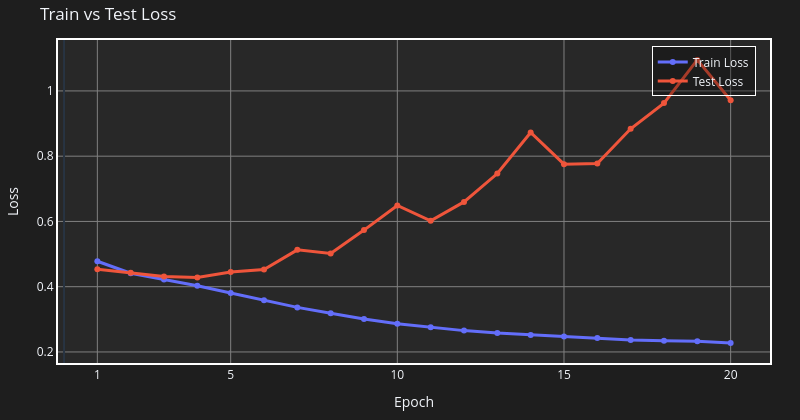
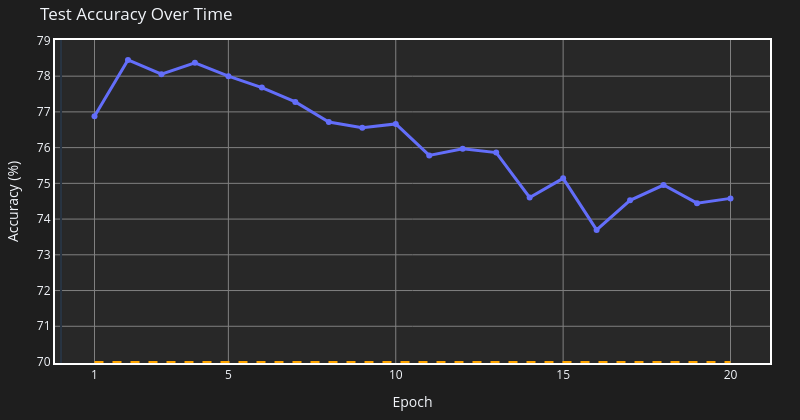

Here is the notebook cell these charts were saved with, in order:
### Markdown cell above
#### c. Model without constraints

### Code cell
# Defining the MLP Model
from model import BinaryPeptideClassifier2c

# Create model instance
model2c = BinaryPeptideClassifier2c(emb_dim=32)

# Loss & Optimization 
from training import create_data_loaders, setup_training

# Create data loaders
train_loader, test_loader = create_data_loaders(X_train, y_train, X_test, y_test)

# Setup loss function and optimizer
loss_fn, optimizer = setup_training(model2c, y_train)

# Training Loop
from config import EPOCHS
from training import train_model

# Train the model
train_losses, test_losses, accuracies = train_model(
    model2c, train_loader, test_loader, loss_fn, optimizer, epochs=EPOCHS
)

#plotting
from evaluation import plot_training_results

# Generate plots
plot_training_results(train_losses, test_losses, accuracies, EPOCHS)

### Figure 1 — Plotly figure (JSON) as saved in the notebook; plotly's stock layout.template omitted (floating-point values rounded to 4 significant figures)
{"data": [{"hoverinfo": "text", "hovertext": ["Epoch 1: 0.4780", "Epoch 2: 0.4413", "Epoch 3: 0.4220", "Epoch 4: 0.4027", "Epoch 5: 0.3806", "Epoch 6: 0.3584", "Epoch 7: 0.3366", "Epoch 8: 0.3186", "Epoch 9: 0.3012", "Epoch 10: 0.2862", "Epoch 11: 0.2756", "Epoch 12: 0.2654", "Epoch 13: 0.2578", "Epoch 14: 0.2520", "Epoch 15: 0.2472", "Epoch 16: 0.2427", "Epoch 17: 0.2363", "Epoch 18: 0.2343", "Epoch 19: 0.2329", "Epoch 20: 0.2271"], "line": {"width": 3}, "mode": "lines+markers", "name": "Train Loss", "type": "scatter", "x": [1, 2, 3, 4, 5, 6, 7, 8, 9, 10, 11, 12, 13, 14, 15, 16, 17, 18, 19, 20], "y": [0.478, 0.4413, 0.422, 0.4027, 0.3806, 0.3584, 0.3366, 0.3186, 0.3012, 0.2862, 0.2756, 0.2654, 0.2578, 0.252, 0.2472, 0.2427, 0.2363, 0.2343, 0.2329, 0.2271]}, {"hoverinfo": "text", "hovertext": ["Epoch 1: 0.4536", "Epoch 2: 0.4424", "Epoch 3: 0.4312", "Epoch 4: 0.4279", "Epoch 5: 0.4449", "Epoch 6: 0.4527", "Epoch 7: 0.5129", "Epoch 8: 0.5017", "Epoch 9: 0.5735", "Epoch 10: 0.6490", "Epoch 11: 0.6021", "Epoch 12: 0.6598", "Epoch 13: 0.7468", "Epoch 14: 0.8725", "Epoch 15: 0.7755", "Epoch 16: 0.7776", "Epoch 17: 0.8840", "Epoch 18: 0.9627", "Epoch 19: 1.0951", "Epoch 20: 0.9716"], "line": {"width": 3}, "mode": "lines+markers", "name": "Test Loss", "type": "scatter", "x": [1, 2, 3, 4, 5, 6, 7, 8, 9, 10, 11, 12, 13, 14, 15, 16, 17, 18, 19, 20], "y": [0.4536, 0.4424, 0.4312, 0.4279, 0.4449, 0.4527, 0.5129, 0.5017, 0.5735, 0.649, 0.6021, 0.6598, 0.7468, 0.8725, 0.7755, 0.7776, 0.884, 0.9627, 1.095, 0.9716]}], "layout": {"height": 420, "legend": {"bgcolor": "rgba(0,0,0,0.3)", "bordercolor": "white", "borderwidth": 1, "x": 0.98, "xanchor": "right", "y": 0.98, "yanchor": "top"}, "margin": {"b": 40, "l": 40, "r": 30, "t": 40}, "paper_bgcolor": "rgba(30, 30, 30, 1)", "plot_bgcolor": "rgba(40, 40, 40, 1)", "title": {"text": "Train vs Test Loss"}, "width": 800, "xaxis": {"gridcolor": "gray", "gridwidth": 1, "linecolor": "white", "linewidth": 2, "mirror": true, "showgrid": true, "tickmode": "array", "tickvals": [1, 5, 10, 15, 20], "title": {"text": "Epoch"}, "zeroline": true, "zerolinewidth": 2}, "yaxis": {"gridcolor": "gray", "gridwidth": 1, "linecolor": "white", "linewidth": 2, "mirror": true, "showgrid": true, "title": {"text": "Loss"}, "zeroline": true, "zerolinewidth": 2}}}

### Figure 2 — Plotly figure (JSON) as saved in the notebook; plotly's stock layout.template omitted (floating-point values rounded to 4 significant figures)
{"data": [{"hoverinfo": "text", "hovertext": ["Epoch 1: 76.88%", "Epoch 2: 78.45%", "Epoch 3: 78.05%", "Epoch 4: 78.37%", "Epoch 5: 78.00%", "Epoch 6: 77.68%", "Epoch 7: 77.28%", "Epoch 8: 76.72%", "Epoch 9: 76.56%", "Epoch 10: 76.66%", "Epoch 11: 75.78%", "Epoch 12: 75.97%", "Epoch 13: 75.86%", "Epoch 14: 74.61%", "Epoch 15: 75.14%", "Epoch 16: 73.70%", "Epoch 17: 74.53%", "Epoch 18: 74.95%", "Epoch 19: 74.45%", "Epoch 20: 74.58%"], "line": {"width": 3}, "mode": "lines+markers", "name": "Test Accuracy", "type": "scatter", "x": [1, 2, 3, 4, 5, 6, 7, 8, 9, 10, 11, 12, 13, 14, 15, 16, 17, 18, 19, 20], "y": [76.88, 78.45, 78.05, 78.37, 78.0, 77.68, 77.28, 76.72, 76.56, 76.66, 75.78, 75.97, 75.86, 74.61, 75.14, 73.7, 74.53, 74.95, 74.45, 74.58]}], "layout": {"height": 420, "legend": {"bgcolor": "rgba(0,0,0,0.3)", "bordercolor": "white", "borderwidth": 1, "x": 0.98, "xanchor": "right", "y": 0.98, "yanchor": "top"}, "margin": {"b": 40, "l": 40, "r": 30, "t": 40}, "paper_bgcolor": "rgba(30, 30, 30, 1)", "plot_bgcolor": "rgba(40, 40, 40, 1)", "shapes": [{"line": {"color": "orange", "dash": "dash", "width": 2}, "type": "line", "x0": 1, "x1": 20, "y0": 70, "y1": 70}], "title": {"text": "Test Accuracy Over Time"}, "width": 800, "xaxis": {"gridcolor": "gray", "gridwidth": 1, "linecolor": "white", "linewidth": 2, "mirror": true, "showgrid": true, "tickmode": "array", "tickvals": [1, 5, 10, 15, 20], "title": {"text": "Epoch"}, "zeroline": true, "zerolinewidth": 2}, "yaxis": {"gridcolor": "gray", "gridwidth": 1, "linecolor": "white", "linewidth": 2, "mirror": true, "showgrid": true, "title": {"text": "Accuracy (%)"}, "zeroline": true, "zerolinewidth": 2}}}
